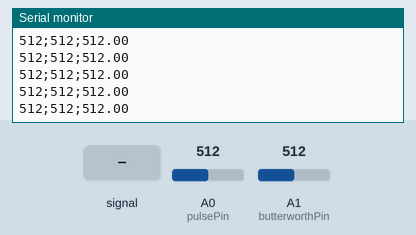
Recording of a sketch running on a simulated Arduino Uno, built with avr-gcc and run on an emulated ATmega328P. Parts: the last lines printed to the serial monitor. The inputs (shaded band) are chosen by the test bench; at power-on: A0 (pulsePin) = 512, A1 (butterworthPin) = 512.

Above: at 1.2 s.
1.3 s: A0 (pulsePin) fed a 200 Hz sine of ±81 counts around its level
At 1.8 s:
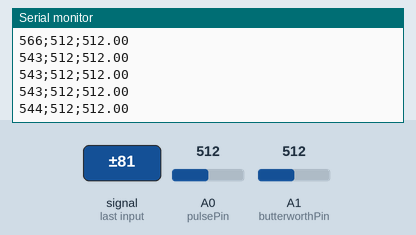
2.8 s: A0 (pulsePin) set to 716
At 3.4 s:
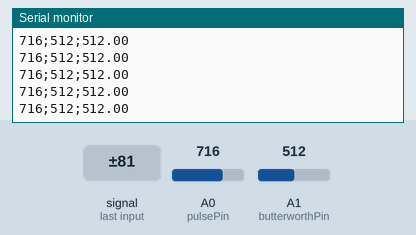
4.3 s: A1 (butterworthPin) set to 716
At 4.8 s:
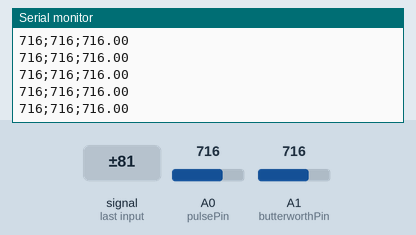
5.8 s: A0 (pulsePin) fed a 1000 Hz sine of ±255 counts around its level
At 6.6 s:
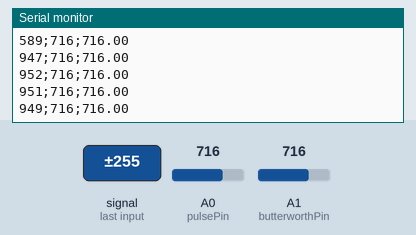
7.3 s: A0 (pulsePin) set to 900
At 8.4 s:
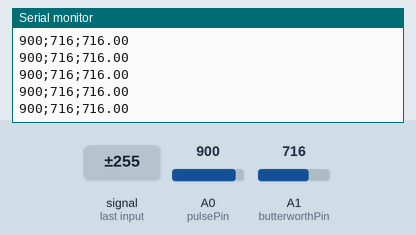
8.8 s: A1 (butterworthPin) set to 900
At 9.3 s:
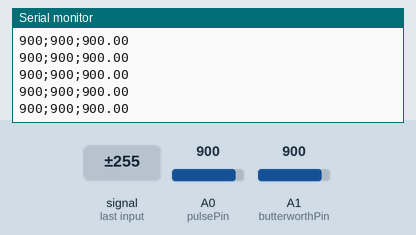
Timing chart, 0 to 11.3 s (numbered marks = the images above; inputs shaded):
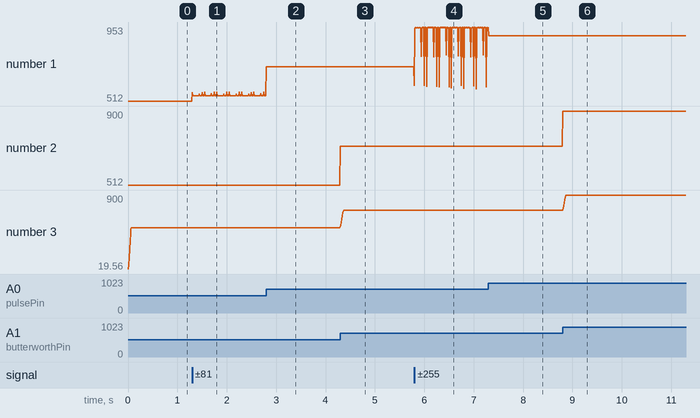

The sketch:

digital_filter.ino
```cpp
const float h[9] = {
  0.11755705f,
  0.19021130f,
  0.19021130f,
  0.11755705f,
  0.0f,
 -0.11755705f,
 -0.19021130f,
 -0.19021130f,
 -0.11755705f
};

const float hB[8] = {
  0.0381966f,
  0.1000000f,
  0.1618034f,
  0.2000000f,
  0.2000000f,
  0.1618034f,
  0.1000000f,
  0.0381966f
};

const int butterworthPin = A1;   // analog filter output
const int pulsePin = A0;
float x_hist[9] = {0.0f};
float xB_hist[8] = {0.0f};
int idx = 0;

const unsigned long Ts_us = 10000;   // 10 ms -> Fs = 100 Hz
unsigned long next_sample_time;

void setup() {
  Serial.begin(115200);
  next_sample_time = micros();
}

void loop() {
  unsigned long now = micros();
  if ((long)(now - next_sample_time) < 0) {
    return;   // not time yet
  }
  next_sample_time += Ts_us;

  // 1) Sample analog filter output
  int sq = analogRead(pulsePin);
  int raw = analogRead(butterworthPin);    // 0..1023
  float x = (float)raw;                    // you can DC-center if desired

  // 2) Push into circular buffer
  xB_hist[idx] = x;

  // 3) FIR: modified comb filter
  float y = 0.0f;
  int j = idx;
  for (int k = 0; k < 8; ++k) {
    y += hB[k] * xB_hist[j];
    if (--j < 0) j = 7;
  }
  idx = (idx + 1) % 8;

  // 4) y is your “cleaned” 10 Hz sine
  Serial.print(sq);
  Serial.print(";");
  Serial.print(raw);   // analog filter output
  Serial.print(';');
  Serial.println(y);   // comb-filtered output
}
```

Measured:
- after the input at 1.3 s, the serial monitor: prints a new line at once (image 1)
- after the input at 2.8 s, the serial monitor: prints a new line at once (image 2)
- after the input at 4.3 s, the serial monitor: prints a new line at once (image 3)
- after the input at 5.8 s, the serial monitor: prints a new line at once (image 4)
- after the input at 7.3 s, the serial monitor: prints a new line at once (image 5)
- after the input at 8.8 s, the serial monitor: prints a new line at once (image 6)
- plotted number 1: 512 → 543 after the input at 1.3 s, 543 → 716 after the input at 2.8 s, 716 → 952 after the input at 5.8 s, 952 → 900 after the input at 7.3 s
